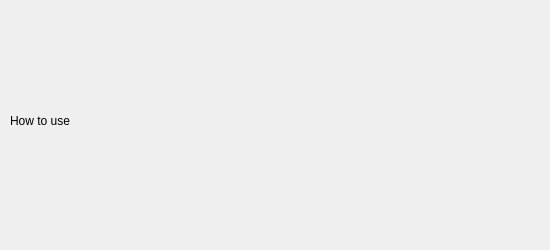
<?xml version="1.0" encoding="UTF-8"?>
<ui version="4.0">
 <class>howtouse</class>
 <widget class="QMainWindow" name="howtouse">
  <property name="geometry">
   <rect>
    <x>0</x>
    <y>0</y>
    <width>550</width>
    <height>250</height>
   </rect>
  </property>
  <property name="windowTitle">
   <string>How to use</string>
  </property>
  <widget class="QWidget" name="centralwidget">
   <widget class="QLabel" name="label">
    <property name="geometry">
     <rect>
      <x>10</x>
      <y>10</y>
      <width>521</width>
      <height>221</height>
     </rect>
    </property>
    <property name="text">
     <string>How to use</string>
    </property>
   </widget>
  </widget>
 </widget>
 <resources/>
 <connections/>
</ui>
